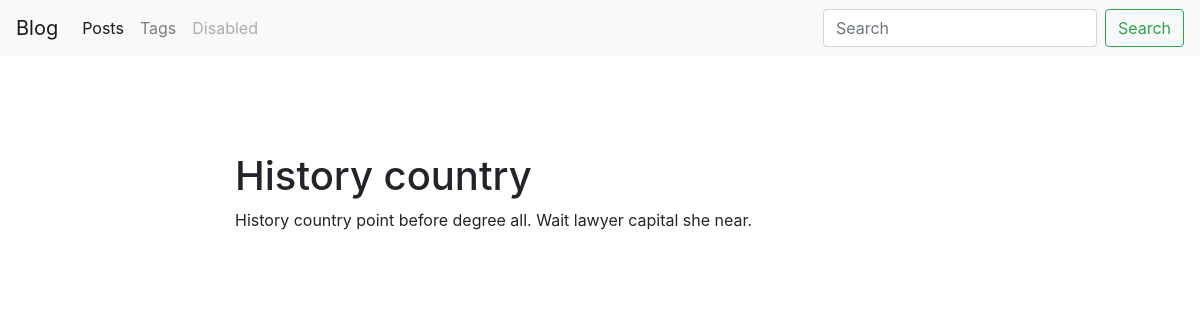
Screenshot of /blog/post/history-country-1588675385/ with the database file from the repository.
### blog/models.py (models this page shows, shortened)
class Post(models.Model):
    title = models.CharField(max_length=150, db_index=True)
    slug = models.SlugField(max_length=200, blank=True, unique=True)
    body = models.TextField(blank=True, db_index=True)
    tags = models.ManyToManyField('Tag', blank=True, related_name='posts')
    date_pub = models.DateTimeField(auto_now_add=True)
    class Meta:
        ordering = ['-date_pub']

### blog/views.py (the view)
# urls.py: path('post/<str:slug>/', PostDetail.as_view(), name='post_detail_url'),
class PostDetail(ObjectDetailMixin, View):
    model = Post
    template = 'blog/post_detail.html'

### blog/utils.py (called while the page is built)
    def get(self, request, slug):
        obj = get_object_or_404(self.model, slug__iexact=slug)
        return render(request,
                      self.template,
                      {self.model.__name__.lower(): obj, 'admin_obj': obj, 'detail_page': True})

### blog/templates/blog/post_detail.html (shortened to what this page needs)
{% extends 'blog/base_blog.html' %}
{% block content %}
    <h1 class="mt-5">{{ post.title }}</h1>
    <p>{{ post.body }}</p>
{% endblock %}

### rows the page displays
Post: title "History country", body "History country point before degree all. Wait lawyer capital she near."
